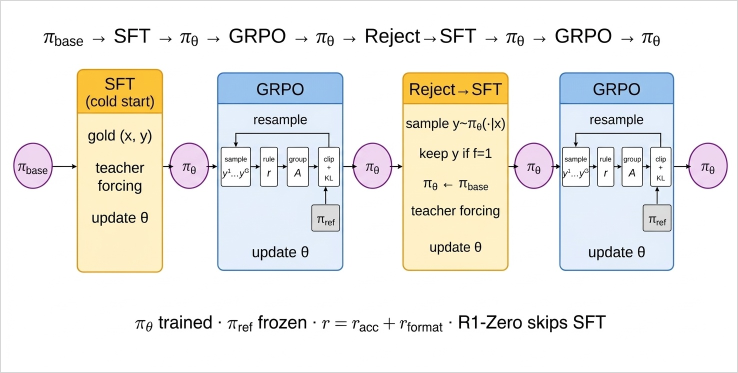
#> input picture figures/deepseek_r1_style_flow.jpg, 1476 x 746 px, given in place of Gemini_Generated_Image_yiciu2yiciu2yici.jpeg, which was not available (shown at 1/2 size)
$ python fix_instructgpt_resample.py
#> lines starting #> are read from the running program, lines starting #| are printed output that depends on the picture
"""Erase the cropped vertical 'resample' on the InstructGPT figure and redraw it."""

from pathlib import Path

from PIL import Image, ImageDraw, ImageFont, ImageOps


ROOT = Path(__file__).resolve().parents[1]
SRC = Path(
    "/Users/dipesh/Downloads/Gemini_Generated_Image_yiciu2yiciu2yici.jpeg"
)
DST = ROOT / "figures" / "instructgpt_style_flow.jpg"
FONT = "/System/Library/Fonts/Supplemental/Arial.ttf"
INK = (30, 30, 30)
STROKE = (214, 214, 214)
EXTRA_RIGHT = 52


def light_frame(im):
    m = min(im.size)
    pad = max(8, round(m * 0.015))
    stroke = max(1, round(m * 0.003))
    im = ImageOps.expand(im, border=pad, fill="white")
    im = ImageOps.expand(im, border=stroke, fill=STROKE)
    return im


def vertical_label(text, size):
    font = ImageFont.truetype(FONT, size)
    probe = ImageDraw.Draw(Image.new("RGB", (1, 1)))
    l, t, r, b = probe.textbbox((0, 0), text, font=font)
    strip = Image.new("RGBA", (r - l + 8, b - t + 8), (255, 255, 255, 0))
    ImageDraw.Draw(strip).text((4 - l, 4 - t), text, font=font, fill=INK + (255,))
    # 90° CCW: first letter at the bottom (read bottom → top)
    return strip.rotate(90, expand=True, resample=Image.Resampling.BICUBIC)


def main():
    im = Image.open(SRC).convert("RGB")
#> im is the input picture: PIL image 1476x746 RGB; mean R, G, B 238.8, 237.6, 233.1
    ImageDraw.Draw(im).rectangle((1425, 360, 1454, 515), fill="white")
    im = ImageOps.expand(im, border=(0, 0, EXTRA_RIGHT, 0), fill="white")
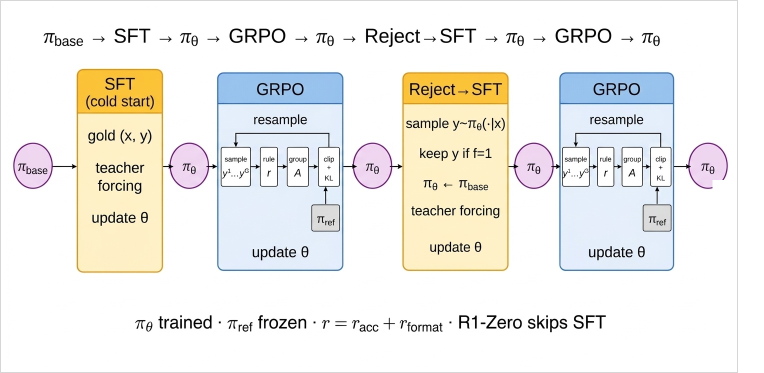
#> im: PIL image 1528x746 RGB (shown at 1/2 size); mean R, G, B 239.4, 238.2, 233.9
    label = vertical_label("resample", 32)
#> in vertical_label, `ImageDraw.Draw(strip).text((4 - l, 4 - t), text, font=font, fill=INK +..`:
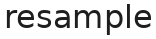
#> strip: PIL image 156x39 RGBA; mean R, G, B, A 201.2, 201.2, 201.2, 45.7; transparent parts drawn white
#> in vertical_label, `return strip.rotate(90, expand=True, resample=Image.Resampling.BICUBIC)`:
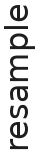
#> returned value: PIL image 39x156 RGBA; mean R, G, B, A 201.2, 201.2, 201.2, 45.7; transparent parts drawn white
    # just right of the return-path stroke (~1421–1423); center on π_ref
    x = 1430
    y = 408 + (75 - label.size[1]) // 2
#> y = 367
    im.paste(label, (x, y), label)
    im = light_frame(im)
#> in light_frame, `im = ImageOps.expand(im, border=pad, fill="white")`:
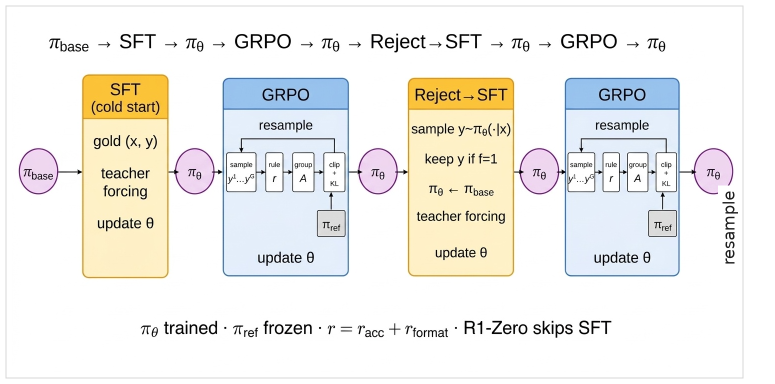
#> im: PIL image 1550x768 RGB (shown at 1/2 size); mean R, G, B 239.8, 238.7, 234.6
#> in light_frame, `im = ImageOps.expand(im, border=stroke, fill=STROKE)`:
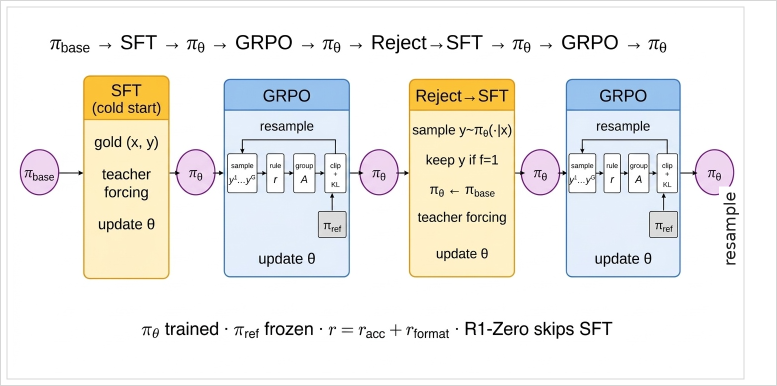
#> im: PIL image 1554x772 RGB (shown at 1/2 size); mean R, G, B 239.6, 238.5, 234.4
    im.save(DST, quality=95, optimize=True)
    print(f"wrote {DST} {im.size[0]}x{im.size[1]}")
#| wrote figures/instructgpt_style_flow.jpg 1554x772


if __name__ == "__main__":
    main()

$ run again, on figures/distillation_flow.jpg
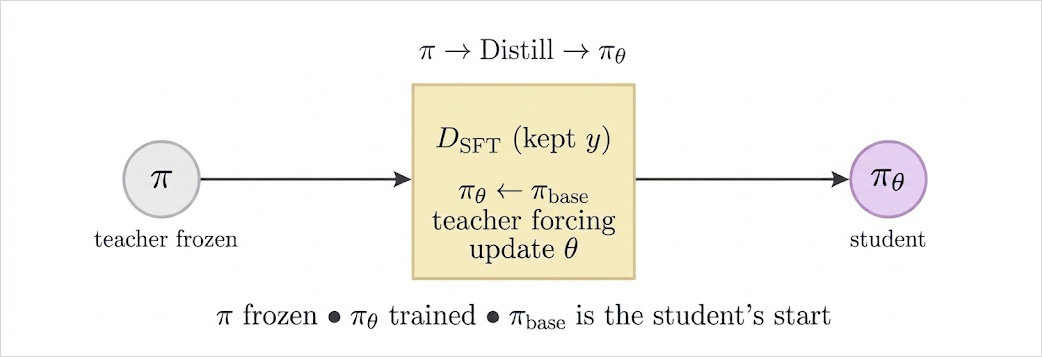
#> input picture figures/distillation_flow.jpg, 1042 x 357 px, given in place of Gemini_Generated_Image_yiciu2yiciu2yici.jpeg, which was not available
#> in main, im is the input picture: PIL image 1042x357 RGB; mean R, G, B 247.6, 246.2, 241.7
#> in light_frame, `im = ImageOps.expand(im, border=pad, fill="white")`:
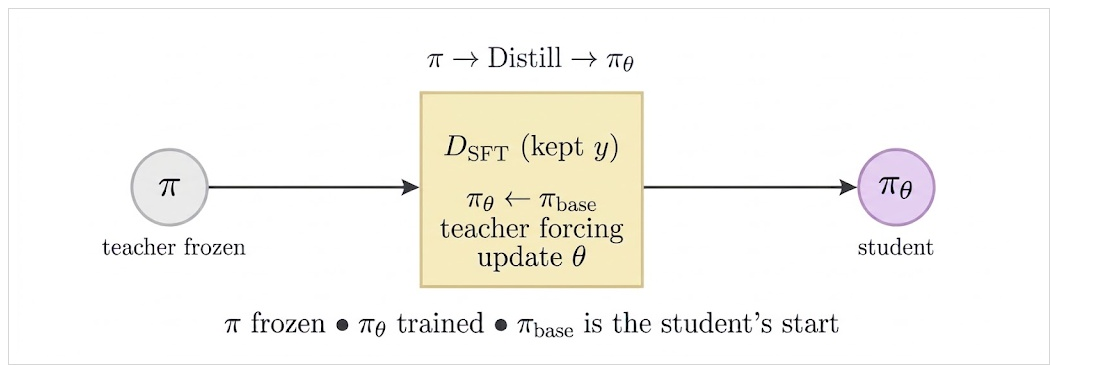
#> im: PIL image 1110x373 RGB; mean R, G, B 248.4, 247.1, 243.1
#> in light_frame, `im = ImageOps.expand(im, border=stroke, fill=STROKE)`:
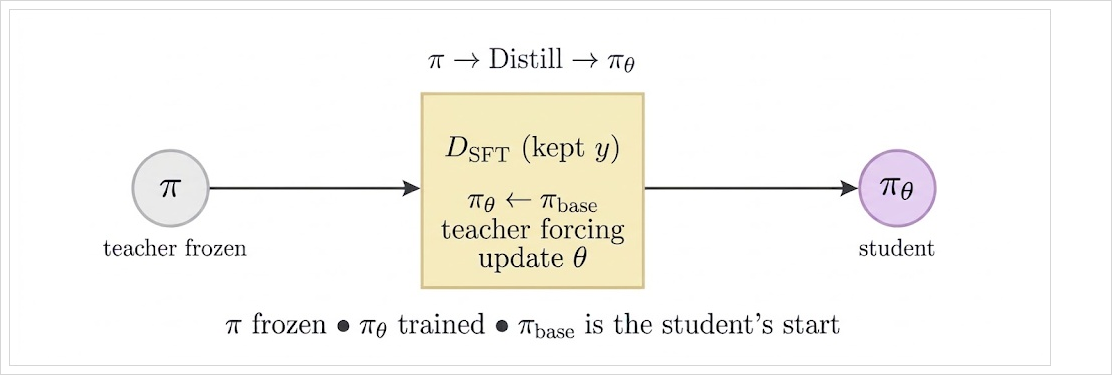
#> im: PIL image 1112x375 RGB; mean R, G, B 248.1, 246.8, 242.9
#| wrote figures/instructgpt_style_flow.jpg 1112x375

$ run again, on figures/cartpole.jpeg
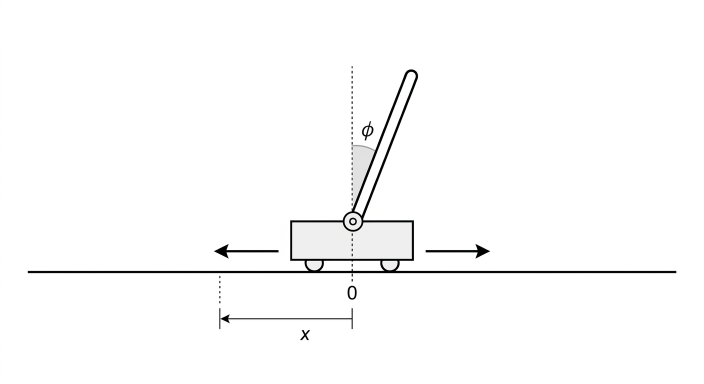
#> input picture figures/cartpole.jpeg, 1408 x 768 px, given in place of Gemini_Generated_Image_yiciu2yiciu2yici.jpeg, which was not available (shown at 1/2 size)
#> in main, im is the input picture: PIL image 1408x768 RGB; mean R, G, B 251, 251, 251
#> in main, `im = ImageOps.expand(im, border=(0, 0, EXTRA_RIGHT, 0), fill="white")`:
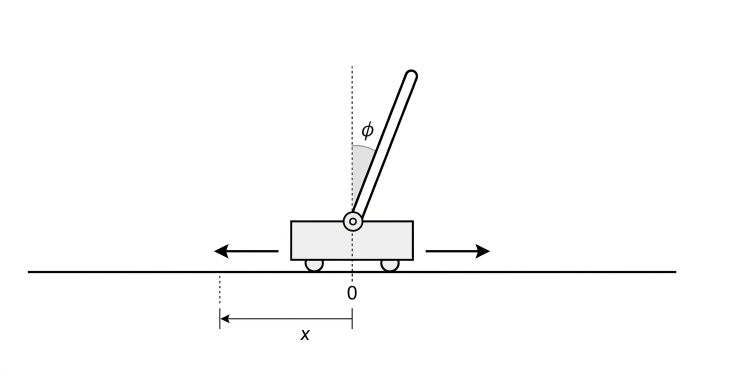
#> im: PIL image 1460x768 RGB (shown at 1/2 size); mean R, G, B 251.1, 251.1, 251.1
#> in light_frame, `im = ImageOps.expand(im, border=pad, fill="white")`:
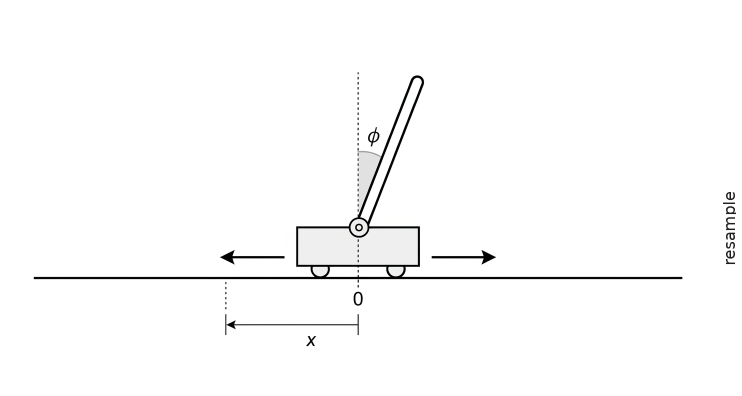
#> im: PIL image 1484x792 RGB (shown at 1/2 size); mean R, G, B 251.1, 251.1, 251.1
#| wrote figures/instructgpt_style_flow.jpg 1488x796
